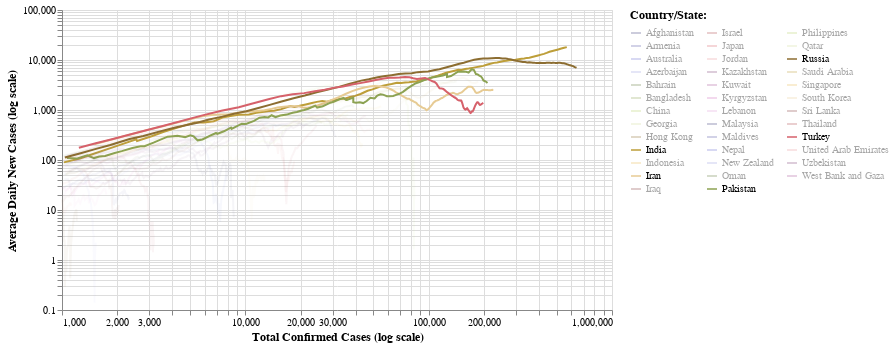

The notebook cell saved with this chart:
### Markdown cell above
## Asia-Pacific

### Code cell
#hide_input
make_chart(df_asiapacific)

### Figure 1 — Vega-Lite specification as saved in the notebook (floating-point values rounded to 4 significant figures; data arrays with more than 128 entries replaced by an {"elided": "..."} marker saying what was removed)
{"config": {"view": {"continuousWidth": 400, "continuousHeight": 300}, "axis": {"labelFontSize": 10, "titleFontSize": 12}, "legend": {"labelFontSize": 10, "titleFontSize": 12}}, "data": {"name": "data-2112d824eb9fdce4b855853275fb4a38"}, "mark": "line", "encoding": {"color": {"type": "nominal", "field": "country", "legend": {"columns": 3, "symbolLimit": 38, "title": "Country/State:"}, "scale": {"scheme": "category20b"}}, "opacity": {"condition": {"value": 1, "selection": "selector004"}, "value": 0.05}, "tooltip": [{"type": "nominal", "field": "country"}, {"type": "temporal", "field": "date"}, {"type": "quantitative", "field": "confirmed"}, {"type": "quantitative", "field": "daily_new_abs"}, {"type": "quantitative", "field": "daily_new_avg"}], "x": {"type": "quantitative", "field": "confirmed", "scale": {"type": "log"}, "title": "Total Confirmed Cases (log scale)"}, "y": {"type": "quantitative", "field": "daily_new_avg", "scale": {"type": "log"}, "title": "Average Daily New Cases (log scale)"}}, "selection": {"selector004": {"type": "multi", "bind": "legend", "fields": ["country"], "init": [{"country": "Russia"}, {"country": "India"}, {"country": "Iran"}, {"country": "Pakistan"}, {"country": "Turkey"}]}}, "width": 550, "$schema": "https://vega.github.io/schema/vega-lite/v4.8.1.json", "datasets": {"data-2112d824eb9fdce4b855853275fb4a38": {"elided": "3095 records"}}}
